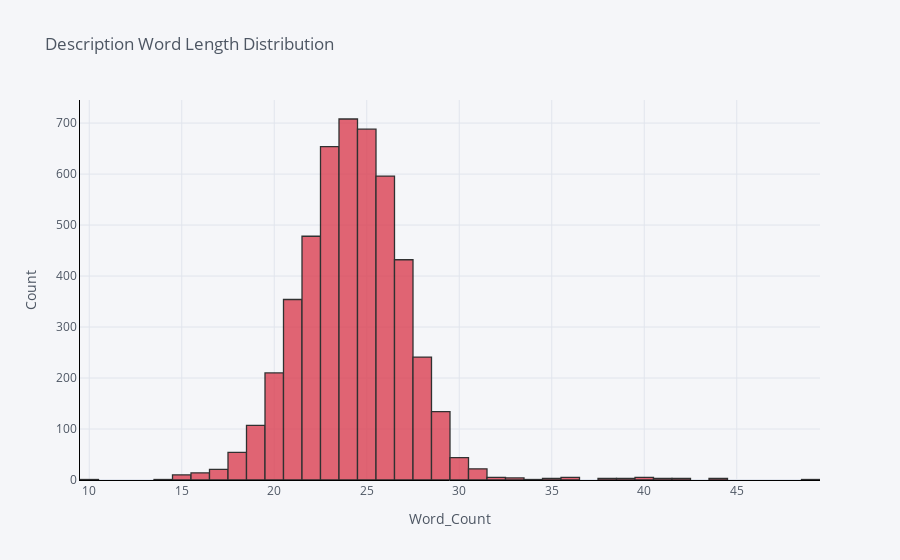

Notebook code cell kept with this figure:
### Code cell
df['word_count'].iplot(kind='hist',colors='red',bins=50,xTitle='Word_Count',yTitle='Count',linecolor='black',title='Description Word Length Distribution')

### Figure 1 — Plotly figure (JSON) as saved in the notebook; plotly's stock layout.template omitted (floating-point values rounded to 4 significant figures; data arrays with more than 128 entries replaced by an {"elided": "..."} marker saying what was removed)
{"data": [{"histfunc": "count", "histnorm": "", "marker": {"color": "rgba(219, 64, 82, 1.0)", "line": {"color": "#000000", "width": 1.3}}, "name": "word_count", "nbinsx": 50, "opacity": 0.8, "orientation": "v", "type": "histogram", "x": {"elided": "4808 int values"}}], "layout": {"barmode": "overlay", "legend": {"bgcolor": "#F5F6F9", "font": {"color": "#4D5663"}}, "paper_bgcolor": "#F5F6F9", "plot_bgcolor": "#F5F6F9", "title": {"font": {"color": "#4D5663"}, "text": "Description Word Length Distribution"}, "xaxis": {"gridcolor": "#E1E5ED", "linecolor": "black", "showgrid": true, "tickfont": {"color": "#4D5663"}, "title": {"font": {"color": "#4D5663"}, "text": "Word_Count"}, "zerolinecolor": "#E1E5ED"}, "yaxis": {"gridcolor": "#E1E5ED", "linecolor": "black", "showgrid": true, "tickfont": {"color": "#4D5663"}, "title": {"font": {"color": "#4D5663"}, "text": "Count"}, "zerolinecolor": "#E1E5ED"}}}
